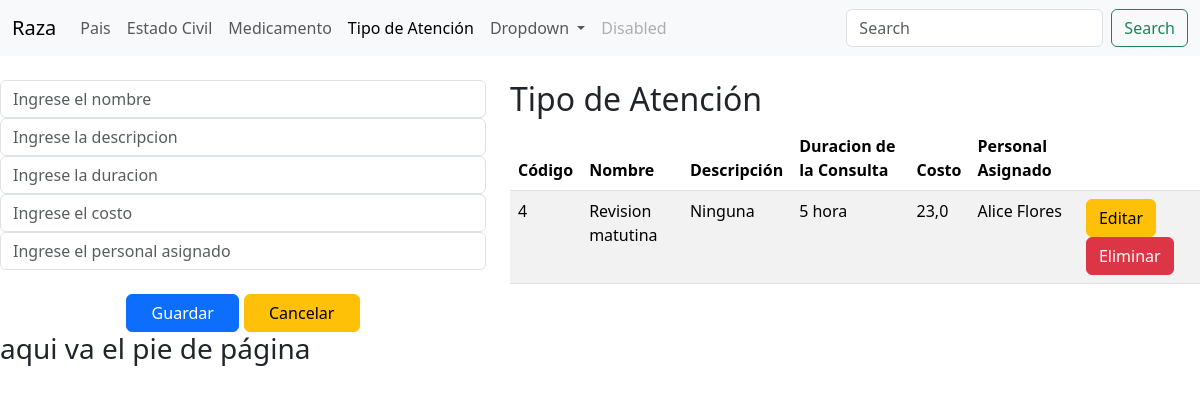
Screenshot of /tipoatencion/ with the database file from the repository.
### Aplicaciones/Registro/models.py (models this page shows)
class Tipo_atencion(models.Model):
    codigo_ti_va=models.AutoField(primary_key=True)
    nombre_ti_va=models.CharField(max_length=50)
    descripcion_ti_va=models.CharField(max_length=150)
    duracion_va=models.CharField(max_length=50)
    costo_va=models.CharField(max_length=50)
    personal_asignado_va=models.CharField(max_length=150)

### Aplicaciones/Registro/views.py (the view)
# urls.py: path('tipoatencion/', views.tipoatencion, name='tipoatencion'),
def tipoatencion(request):
    tiposatencion = Tipo_atencion.objects.all()
    return render(request, 'tipoatencion.html', {'tiposatencion': tiposatencion, 'navbar': 'tipoatencion'})

### Aplicaciones/Registro/templates/tipoatencion.html (shortened to what this page needs)
{% extends "./plantilla.html" %}
{% block contenido %}
<div class="row">
   <div class="col-md-5">
     <form class="" action="/guardarAtencion/" method="post">
         <input type="text" name="nombre_ti_va" value="" id="nombre_ti_va" placeholder="Ingrese el nombre" class="form-control" required>
         <input type="text" name="descripcion_ti_va" value="" id="descripcion_ti_va" placeholder="Ingrese la descripcion" class="form-control" required>
         <input type="text" name="duracion_va" value="" id="duracion_va" placeholder="Ingrese la duracion" class="form-control" required>
         <input type="text" name="costo_va" value="" id="costo_va" placeholder="Ingrese el costo" class="form-control" required>
          <input type="text" name="personal_asignado_va" value="" id="personal_asignado_va" placeholder="Ingrese el personal asignado" class="form-control" required>
          <br>
          <center>
            <button type="submit" name="button" class="btn btn-primary">&nbsp;&nbsp;&nbsp;Guardar&nbsp;&nbsp;&nbsp;</button>
            <button type="reset" name="button" class="btn btn-warning">&nbsp;&nbsp;&nbsp;Cancelar&nbsp;&nbsp;&nbsp;</button>
          </center>
       </form>
   </div>
   <div class="col-md-7">
     <h2>Tipo de Atención</h2>
 <table class="table table-striped">
     <thead>
         <tr>
             <th>Código</th>
             <th>Nombre</th>
             <th>Descripción</th>
             <th>Duracion de la Consulta</th>
             <th>Costo</th>
             <th>Personal Asignado</th>
             <th></th>
         </tr>
     </thead>
     <tbody>
         {% for tipoatencion in tiposatencion %}
             <tr>
                 <td>{{ tipoatencion.codigo_ti_va }}</td>
                 <td>{{ tipoatencion.nombre_ti_va }}</td>
                 <td>{{ tipoatencion.descripcion_ti_va }}</td>
                 <td>{{ tipoatencion.duracion_va }}</td>
                 <td>{{ tipoatencion.costo_va }}</td>
                 <td>{{ tipoatencion.personal_asignado_va }}</td>
                 <td>
                 <a href="/editarAtencion/{{tipoatencion.codigo_ti_va}}" class="btn btn-warning">Editar</a>
                  <a href="javascript: void(0)" onclick="eliminarAtencion('/eliminarAtencion/{{tipoatencion.codigo_ti_va}}');" class="btn btn-danger">Eliminar</a>
           </td>
             </tr>
         {% endfor %}
     </tbody>
 </table>
   </div>
</div>
{% endblock %}

### rows the page displays
Tipo_atencion: codigo_ti_va "4", nombre_ti_va "Revision matutina", descripcion_ti_va "Ninguna", duracion_va "5 hora", costo_va "23,0", personal_asignado_va "Alice Flores"
